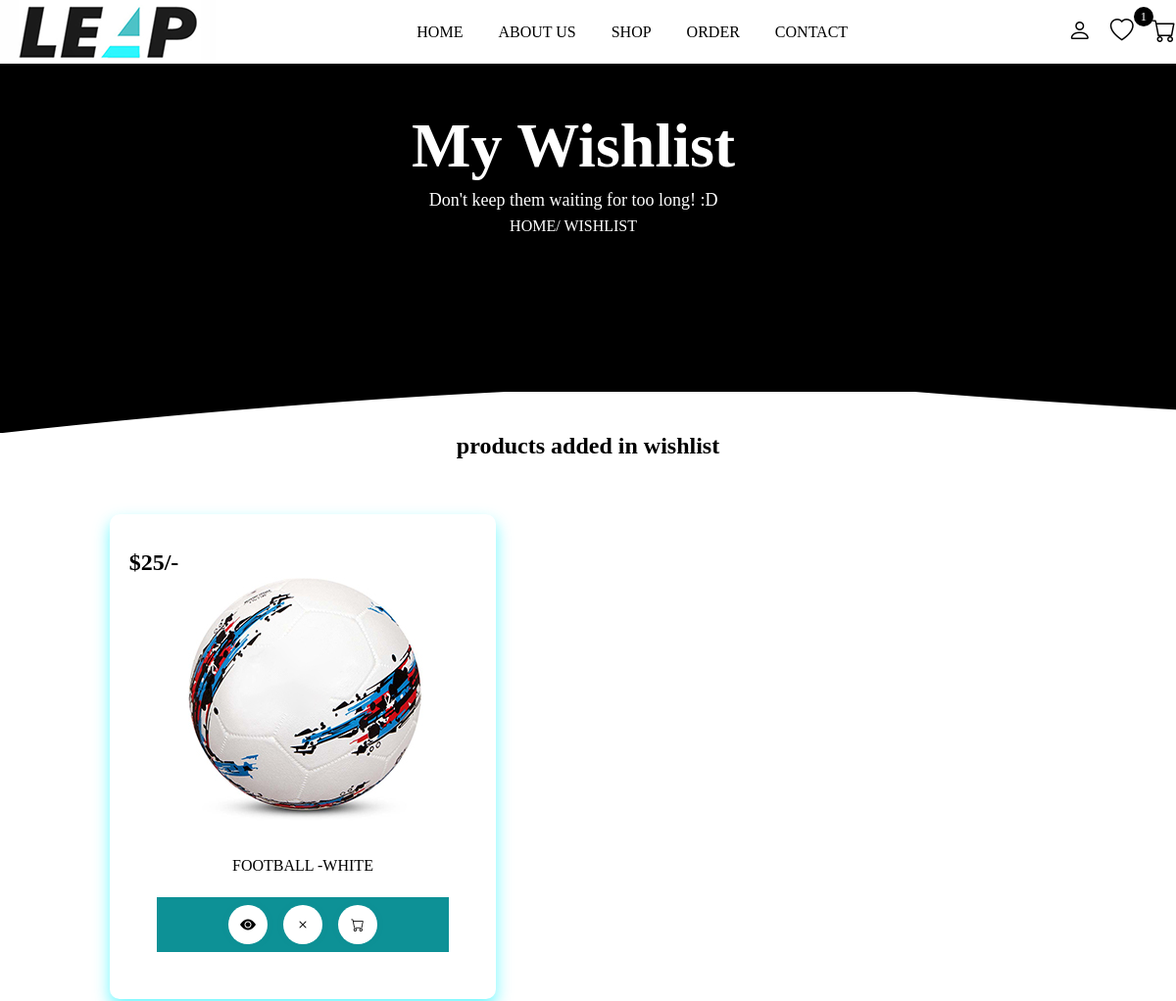
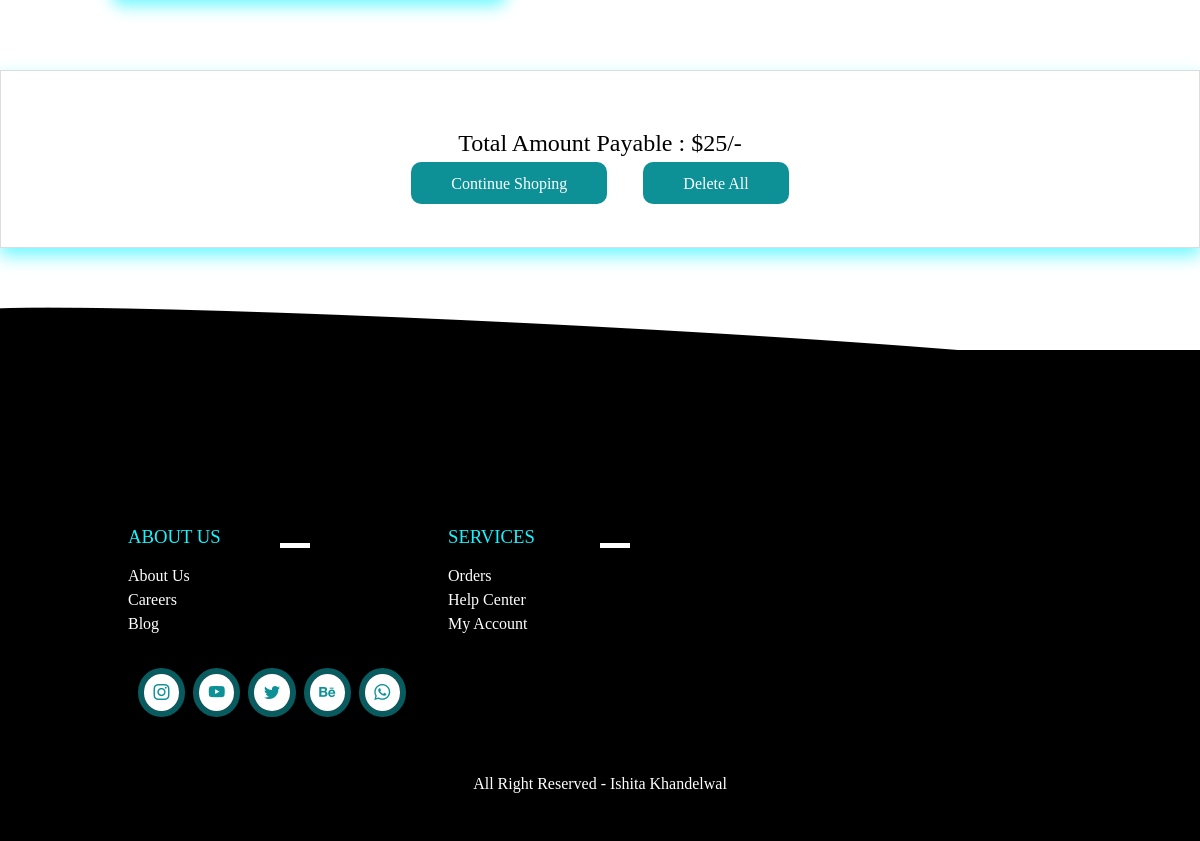
The app's page /wishlist.php (signed in) with its own data (2 pictures, top to bottom).
### tables this page shows
CREATE TABLE `wishlist` (
  `id` int(255) NOT NULL,
  `user_id` int(255) NOT NULL,
  `pid` int(255) NOT NULL,
  `name` varchar(255) NOT NULL,
  `price` varchar(255) NOT NULL,
  `image` varchar(255) NOT NULL
);

### wishlist.php (the view, shortened to what this page needs)
<?php
    include 'connection.php';
?>
<!DOCTYPE html>
<html lang="en">
<head>
    <link rel="stylesheet" href="https://cdn.jsdelivr.net/npm/bootstrap-icons@1.9.1/font/bootstrap-icons.css">
    <link rel="stylesheet" href="main.css">
</head>
<body>
    <?php include 'header.php'; ?>
    <div class="banner">
        <div class="detail">
            <h1>my wishlist</h1>
            <p>Don't keep them waiting for too long! :D</p>
            <a href="index.php">home</a><span>/ wishlist</span>
        </div>
    </div>
    <section class="shop">
        <h1 class="title">products added in wishlist</h1>
            <div class="box-container">
            <?php
                $grand_total=0;
                $select_wishlist = mysqli_query($conn, "SELECT * FROM `wishlist`") or die('query failed');
                if (mysqli_num_rows($select_wishlist)>0) {
                    while($fetch_wishlist = mysqli_fetch_assoc($select_wishlist)){
            ?>
            <form method="post" class="box">
                <img src="image/<?php echo $fetch_wishlist['image']; ?>">
                <div class="price">$<?php echo $fetch_wishlist['price']; ?>/-</div>
                <div class="name"><?php echo $fetch_wishlist['name']; ?></div>
                <div class="icon">
                    <a href="view_page.php?pid=<?php echo $fetch_wishlist['id']; ?>" class="bi bi-eye-fill"></a>
                    <a href="wishlist.php?delete=<?php echo $fetch_wishlist['id']; ?>" class="bi bi-x" onclick="return confirm('do you want to delete this product from your wishlist')"></a>
                    <button type="submit" name="add_to_cart" class="bi bi-cart"></button>
                </div>
            </form>
            <?php
                    $grand_total+=$fetch_wishlist['price'];
                    }
                }else{
                    echo '<p class="empty">no products added yet!</p>';
                }
            ?>
        </div>
        <div class="wishlist_total">
            <p>total amount payable : <span>$<?php echo $grand_total; ?>/-</span></p>
            <a href="shop.php" class="btn">continue shoping</a>
            <a href="wishlist.php?delete_all" class="btn <?php echo ($grand_total)?'':'disabled'?>" onclick="return confirm('do you want to delete all items in your wishlist')">delete all</a>
        </div>
    </section>
    <?php include 'footer.php'; ?>
</body>
</html>

### main.css (style rules this page uses)
* { margin: 0; padding: 0; box-sizing: border-box; }
:root { --box-shadow: 0px 0px 0px 6px #0d9196a1; --box-shadow2: 0 .5rem 1rem #15f3ff9c; --blue: #0d9196; --black: #000; --lightblue: #15f5ff; }
a { text-decoration: none; }
.btn { padding: .8rem 2.5em; text-transform: uppercase; background: #fff; color: var(--blue); border-radius: 10px; cursor: pointer; }
.title { text-align: center; margin-bottom: 1rem }
.banner { background-color: var(--black); width: 100%; height: auto; min-height: 50vh; position: relative; z-index: 1; }
.banner .detail { position: absolute; padding: 7rem 0; left: 35%; text-align: center; z-index: 200; color: #fff; }
.banner .detail h1 { font-size: 4rem; color: #fff; text-transform: capitalize; }
.banner .detail p { color: #fff; font-size: 18px; line-height: 2; }
.banner .detail a { text-transform: uppercase; color: #fff; }
.banner .detail span { color: #fff; text-transform: uppercase; }
.box-container { padding: 2% 8%; display: grid; grid-template-columns: repeat(auto-fit, minmax(20rem, 1fr)); column-gap: 1rem; }
.box-container .box, .popular-brands-content .card { background: #fff; box-shadow: var(--box-shadow2); padding: 2rem; margin: 1rem; text-align: center; border-radius: 10px; line-height: 2; text-transform: uppercase; position: relative; max-width: max-content; }
.box-container .box img { width: max-content; }
.box-container .box .icon, .popular-brands-content .card .icon { display: flex; padding: 0; justify-content: center; align-items: center; background: var(--blue); margin: 1rem; }
.box-container .box button, .popular-brands-content .card button { border: none; cursor: pointer; }
.box-container .box .icon button, .box-container .box .icon a, .popular-brands-content .card button, .popular-brands-content .card a { width: 40px; height: 40px; border-radius: 50%; padding: 0; display: flex; justify-content: center; align-items: center; color: #000; background: #fff; margin: .5rem; box-shadow: var(--box-shadow); }
.price { position: absolute; text-align: 5%; left: 5%; top: 5%; font-weight: bold; font-size: 1.5rem; }
.wishlist_total { max-width: 1200px; box-shadow: var(--box-shadow2); margin: 2rem auto; border: 1px solid gainsboro; text-align: center; padding: 3rem 0; line-height: 2; text-transform: capitalize; margin-bottom: 3rem; }
.wishlist_total p { font-size: 1.5rem; }
.wishlist_total a { text-transform: capitalize; font-size: 16px; margin-right: 2rem; }
.wishlist_total .btn { background: var(--blue); color: #fff; margin:1rem; text-transform: capitalize; }

### records on screen
wishlist: image (picture), price "25", name "FOOTBALL -WHITE"

### other values on screen
$wishlist_num_rows "1"
$grand_total "25"
